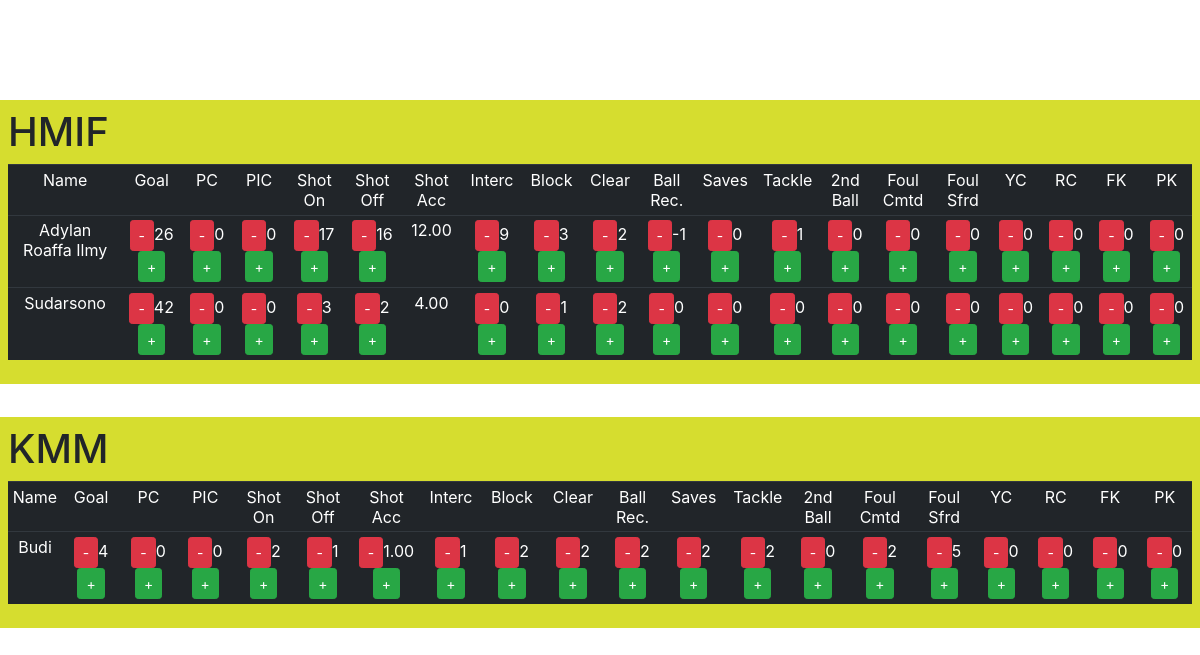
The app's page /match/1/ingame, older data.
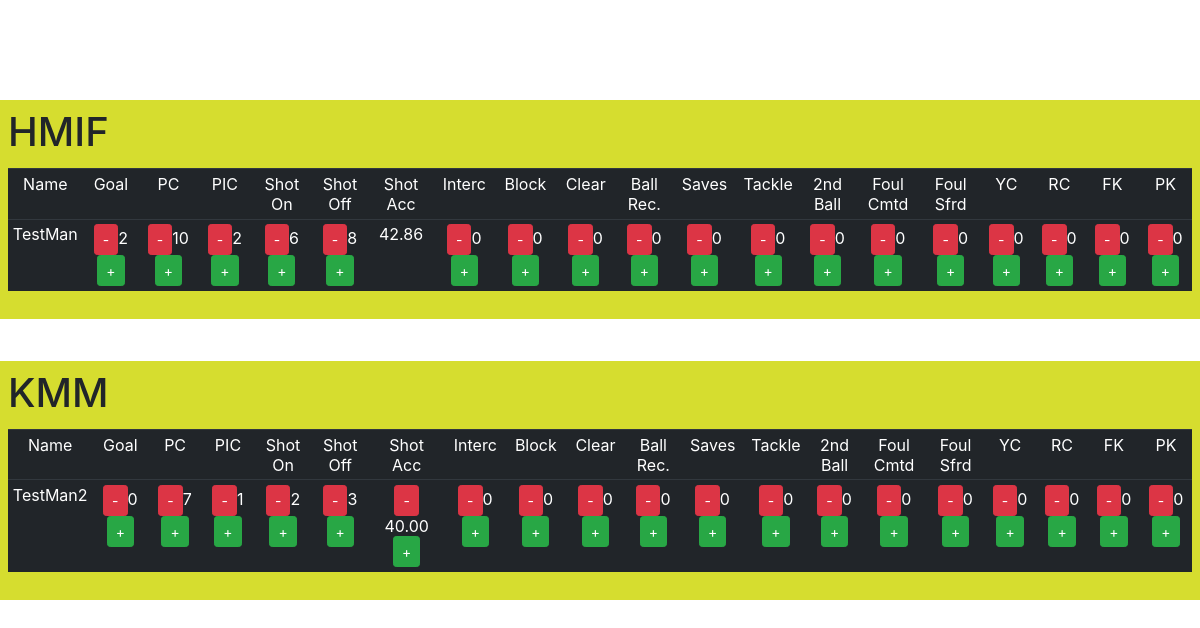
The same page, newer data.
### stats/models.py (models this page shows, shortened)
class Team(models.Model):
    class Meta:
        ordering = ['-points',]
    name = models.TextField()
    points = models.IntegerField(default=0)
    goal_for = models.IntegerField(default=0)
    goal_against = models.IntegerField(default=0)
    win = models.IntegerField(default=0)
    lose = models.IntegerField(default=0)
    draw = models.IntegerField(default=0)

class Player(models.Model):
    class Meta:
        ordering = ['NIM',]
    NIM = models.IntegerField(primary_key=True)
    name = models.TextField()
    team = models.ForeignKey(Team, related_name="team", on_delete=models.CASCADE, null=True)
    goal = models.IntegerField(default=0)
    pass_complete = models.IntegerField(default=0)
    pass_incomplete = models.IntegerField(default=0)
    shot_on_target = models.IntegerField(default=0)
    shot_off_target = models.IntegerField(default=0)
    shot_percentage = models.DecimalField(max_digits = 5, decimal_places = 2, default=0)
    intercept = models.IntegerField(default=0)
    block = models.IntegerField(default=0)
    clearance = models.IntegerField(default=0)
    ball_recovery = models.IntegerField(default=0)
    saves = models.IntegerField(default=0)
    tackle = models.IntegerField(default=0)
    second_ball = models.IntegerField(default=0)
    fouls_committed = models.IntegerField(default=0)
    fouls_suffered = models.IntegerField(default=0)
    yellow_card = models.IntegerField(default=0)
    red_card = models.IntegerField(default=0)
    free_kick = models.IntegerField(default=0)
    penalty_kick = models.IntegerField(default=0)

### stats/views.py (the view)
# urls.py: path('match/<int:pk>/ingame',views.MatchInGameView.as_view(), name ='match_in_game')
class MatchInGameView(DetailView):
    model = Match
    context_object_name = 'match'
    template_name = 'match_in_game.html'
    def get_context_data(self, **kwargs):
        context = super().get_context_data(**kwargs)
        context['home_team'] = Team.objects.get(id = self.object.home_team.id)
        context['home_team_players'] = Player.objects.filter(team=context['home_team'])
        context['away_team'] = Team.objects.get(id = self.object.away_team.id)
        context['away_team_players'] = Player.objects.filter(team=context['away_team'])
        return context

### templates/match_in_game.html (shortened to what this page needs)
{% extends 'base.html' %}
{% block content %}
<div class="match_in_game">
      <div class="home_team">
        <div class="team_detail">
          <h1 class="text-center">{{ home_team.name }}</h1>
        </div>
        <div class="team_players">
          <table class="table table-dark text-center table-sm">
            <thead>
              <tr>
                <td>Name</td>
                <td>Goal</td>
                <td>PC</td>
                <td>PIC</td>
                <td>Shot On</td>
                <td>Shot Off</td>
                <td>Shot Acc</td>
                <td>Interc</td>
                <td>Block</td>
                <td>Clear</td>
                <td>Ball Rec.</td>
                <td>Saves</td>
                <td>Tackle</td>
                <td>2nd Ball</td>
                <td>Foul Cmtd</td>
                <td>Foul Sfrd</td>
                <td>YC</td>
                <td>RC</td>
                <td>FK</td>
                <td>PK</td>
              </tr>
            </thead>
            <tbody>
              {% for player in home_team_players %}
              <tr>
              <td>{{player.name}}</td>
                <td><button class="btn btn-danger goal btn-sm" id="goal-min-{{player.pk}}-home">-</button><span id="goal-val-{{player.pk}}-home">{{player.goal}}</span><button class="btn btn-success goal btn-sm" id="goal-plus-{{player.pk}}-home">+</button></td>
                <td><button class="btn btn-danger pass_complete btn-sm" id="pass_complete-min-{{player.pk}}-home">-</button><span id="pass_complete-val-{{player.pk}}-home">{{player.pass_complete}}</span> <button class="btn btn-success pass_complete btn-sm" id="pass_complete-plus-{{player.pk}}-home">+</button></td>
                <td><button class="btn btn-danger pass_incomplete btn-sm" id="pass_incomplete-min-{{player.pk}}-home">-</button><span id="pass_incomplete-val-{{player.pk}}-home">{{player.pass_incomplete}}</span> <button class="btn btn-success pass_incomplete btn-sm" id="pass_incomplete-plus-{{player.pk}}-home">+</button></td>
                <td><button class="btn btn-danger shot_on_target btn-sm" id="shot_on_target-min-{{player.pk}}-home">-</button><span id="shot_on_target-val-{{player.pk}}-home">{{player.shot_on_target}}</span> <button class="btn btn-success shot_on_target btn-sm" id="shot_on_target-plus-{{player.pk}}-home">+</button></td>
                <td><button class="btn btn-danger shot_off_target btn-sm" id="shot_off_target-min-{{player.pk}}-home">-</button><span id="shot_off_target-val-{{player.pk}}-home">{{player.shot_off_target}}</span><button class="btn btn-success shot_off_target btn-sm" id="shot_off_target-plus-{{player.pk}}-home">+</button></td>
                <td><span id="shot_percentage-val-{{player.pk}}-home">{{player.shot_percentage}}</span></td>
                <td><button class="btn btn-danger intercept btn-sm" id="intercept-min-{{player.pk}}-home">-</button><span id="intercept-val-{{player.pk}}-home">{{player.intercept}}</span><button class="btn btn-success intercept btn-sm" id="intercept-plus-{{player.pk}}-home">+</button></td>
                <td><button class="btn btn-danger block btn-sm" id="block-min-{{player.pk}}-home">-</button><span id="block-val-{{player.pk}}-home">{{player.block}}</span><button class="btn btn-success block btn-sm" id="block-plus-{{player.pk}}-home">+</button></td>
                <td><button class="btn btn-danger clearance btn-sm" id="clearance-min-{{player.pk}}-home">-</button><span id="clearance-val-{{player.pk}}-home">{{player.clearance}}</span><button class="btn btn-success clearance btn-sm" id="clearance-plus-{{player.pk}}-home">+</button></td>
                <td><button class="btn btn-danger ball_recovery btn-sm" id="ball_recovery-min-{{player.pk}}-home">-</button><span id="ball_recovery-val-{{player.pk}}-home">{{player.ball_recovery}}</span><button class="btn btn-success ball_recovery btn-sm" id="ball_recovery-plus-{{player.pk}}-home">+</button></td>
                <td><button class="btn btn-danger saves btn-sm" id="saves-min-{{player.pk}}-home">-</button><span id="saves-val-{{player.pk}}-home">{{player.saves}}</span><button class="btn btn-success saves btn-sm" id="saves-plus-{{player.pk}}-home">+</button></td>
                <td><button class="btn btn-danger tackle btn-sm" id="tackle-min-{{player.pk}}-home">-</button><span id="tackle-val-{{player.pk}}-home">{{player.tackle}}</span><button class="btn btn-success tackle btn-sm" id="tackle-plus-{{player.pk}}-home">+</button></td>
                <td><button class="btn btn-danger second_ball btn-sm" id="second_ball-min-{{player.pk}}-home">-</button><span id="second_ball-val-{{player.pk}}-home">{{player.second_ball}}</span><button class="btn btn-success second_ball btn-sm" id="second_ball-plus-{{player.pk}}-home">+</button></td>
                <td><button class="btn btn-danger fouls_committed btn-sm" id="fouls_committed-min-{{player.pk}}-home">-</button><span id="fouls_committed-val-{{player.pk}}-home">{{player.fouls_committed}}</span><button class="btn btn-success fouls_committed btn-sm" id="fouls_committed-plus-{{player.pk}}-home">+</button></td>
                <td><button class="btn btn-danger fouls_suffered btn-sm" id="fouls_suffered-min-{{player.pk}}-home">-</button><span id="fouls_suffered-val-{{player.pk}}-home">{{player.fouls_suffered}}</span><button class="btn btn-success fouls_suffered btn-sm" id="fouls_suffered-plus-{{player.pk}}-home">+</button></td>
                <td><button class="btn btn-danger yellow_card btn-sm" id="yellow_card-min-{{player.pk}}-home">-</button><span id="yellow_card-val-{{player.pk}}-home">{{player.yellow_card}}</span><button class="btn btn-success yellow_card btn-sm" id="yellow_card-plus-{{player.pk}}-home">+</button></td>
                <td><button class="btn btn-danger red_card btn-sm" id="red_card-min-{{player.pk}}-home">-</button><span id="red_card-val-{{player.pk}}-home">{{player.red_card}}</span><button class="btn btn-success red_card btn-sm" id="red_card-plus-{{player.pk}}-home">+</button></td>
                <td><button class="btn btn-danger free_kick btn-sm" id="free_kick-min-{{player.pk}}-home">-</button><span id="free_kick-val-{{player.pk}}-home">{{player.free_kick}}</span><button class="btn btn-success free_kick btn-sm" id="free_kick-plus-{{player.pk}}-home">+</button></td>
                <td><button class="btn btn-danger penalty_kick btn-sm" id="penalty_kick-min-{{player.pk}}-home">-</button><span id="penalty_kick-val-{{player.pk}}-home">{{player.penalty_kick}}</span><button class="btn btn-success penalty_kick btn-sm" id="penalty_kick-plus-{{player.pk}}-home">+</button></td>
              </tr>
              {% endfor %}
            </tbody>
          </table>
        </div>
      </div>
      <div class="away_team ">
        <div class="team_detail">
          <h1 class="text-center">{{ away_team.name }}</h1>
        </div>
        <div class="team_players">
          <table class="table table-dark text-center table-sm">
            <thead>
              <tr>
                <td>Name</td>
                <td>Goal</td>
                <td>PC</td>
                <td>PIC</td>
                <td>Shot On</td>
                <td>Shot Off</td>
                <td>Shot Acc</td>
                <td>Interc</td>
                <td>Block</td>
                <td>Clear</td>
                <td>Ball Rec.</td>
                <td>Saves</td>
                <td>Tackle</td>
                <td>2nd Ball</td>
                <td>Foul Cmtd</td>
                <td>Foul Sfrd</td>
                <td>YC</td>
                <td>RC</td>
                <td>FK</td>
                <td>PK</td>
              </tr>
            </thead>
            <tbody>
              {% for player in away_team_players %}
              <tr>
                <td>{{player.name}}</td>
                <td><button class="btn btn-danger goal btn-sm" id="goal-min-{{player.pk}}-away">-</button><span id="goal-val-{{player.pk}}-away">{{player.goal}}</span><button class="btn btn-success goal btn-sm" id="goal-plus-{{player.pk}}-away">+</button></td>
                <td><button class="btn btn-danger pass_complete btn-sm" id="pass_complete-min-{{player.pk}}-away">-</button><span id="pass_complete-val-{{player.pk}}-away">{{player.pass_complete}}</span> <button class="btn btn-success pass_complete btn-sm" id="pass_complete-plus-{{player.pk}}-away">+</button></td>
                <td><button class="btn btn-danger pass_incomplete btn-sm" id="pass_incomplete-min-{{player.pk}}-away">-</button><span id="pass_incomplete-val-{{player.pk}}-away">{{player.pass_incomplete}}</span> <button class="btn btn-success pass_incomplete btn-sm" id="pass_incomplete-plus-{{player.pk}}-away">+</button></td>
                <td><button class="btn btn-danger shot_on_target btn-sm" id="shot_on_target-min-{{player.pk}}-away">-</button><span id="shot_on_target-val-{{player.pk}}-away">{{player.shot_on_target}}</span> <button class="btn btn-success shot_on_target btn-sm" id="shot_on_target-plus-{{player.pk}}-away">+</button></td>
                <td><button class="btn btn-danger shot_off_target btn-sm" id="shot_off_target-min-{{player.pk}}-away">-</button><span id="shot_off_target-val-{{player.pk}}-away">{{player.shot_off_target}}</span><button class="btn btn-success shot_off_target btn-sm" id="shot_off_target-plus-{{player.pk}}-away">+</button></td>
                <td><button class="btn btn-danger shot_percentage btn-sm" id="shot_percentage-min-{{player.pk}}-away">-</button><span id="shot_percentage-val-{{player.pk}}-away">{{player.shot_percentage}}</span><button class="btn btn-success shot_percentage btn-sm" id="shot_percentage-plus-{{player.pk}}-away">+</button></td>
                <td><button class="btn btn-danger intercept btn-sm" id="intercept-min-{{player.pk}}-away">-</button><span id="intercept-val-{{player.pk}}-away">{{player.intercept}}</span><button class="btn btn-success intercept btn-sm" id="intercept-plus-{{player.pk}}-away">+</button></td>
                <td><button class="btn btn-danger block btn-sm" id="block-min-{{player.pk}}-away">-</button><span id="block-val-{{player.pk}}-away">{{player.block}}</span><button class="btn btn-success block btn-sm" id="block-plus-{{player.pk}}-away">+</button></td>
                <td><button class="btn btn-danger clearance btn-sm" id="clearance-min-{{player.pk}}-away">-</button><span id="clearance-val-{{player.pk}}-away">{{player.clearance}}</span><button class="btn btn-success clearance btn-sm" id="clearance-plus-{{player.pk}}-away">+</button></td>
                <td><button class="btn btn-danger ball_recovery btn-sm" id="ball_recovery-min-{{player.pk}}-away">-</button><span id="ball_recovery-val-{{player.pk}}-away">{{player.ball_recovery}}</span><button class="btn btn-success ball_recovery btn-sm" id="ball_recovery-plus-{{player.pk}}-away">+</button></td>
                <td><button class="btn btn-danger saves btn-sm" id="saves-min-{{player.pk}}-away">-</button><span id="saves-val-{{player.pk}}-away">{{player.saves}}</span><button class="btn btn-success saves btn-sm" id="saves-plus-{{player.pk}}-away">+</button></td>
                <td><button class="btn btn-danger tackle btn-sm" id="tackle-min-{{player.pk}}-away">-</button><span id="tackle-val-{{player.pk}}-away">{{player.tackle}}</span><button class="btn btn-success tackle btn-sm" id="tackle-plus-{{player.pk}}-away">+</button></td>
                <td><button class="btn btn-danger second_ball btn-sm" id="second_ball-min-{{player.pk}}-away">-</button><span id="second_ball-val-{{player.pk}}-away">{{player.second_ball}}</span><button class="btn btn-success second_ball btn-sm" id="second_ball-plus-{{player.pk}}-away">+</button></td>
                <td><button class="btn btn-danger fouls_committed btn-sm" id="fouls_committed-min-{{player.pk}}-away">-</button><span id="fouls_committed-val-{{player.pk}}-away">{{player.fouls_committed}}</span><button class="btn btn-success fouls_committed btn-sm" id="fouls_committed-plus-{{player.pk}}-away">+</button></td>
                <td><button class="btn btn-danger fouls_suffered btn-sm" id="fouls_suffered-min-{{player.pk}}-away">-</button><span id="fouls_suffered-val-{{player.pk}}-away">{{player.fouls_suffered}}</span><button class="btn btn-success fouls_suffered btn-sm" id="fouls_suffered-plus-{{player.pk}}-away">+</button></td>
                <td><button class="btn btn-danger yellow_card btn-sm" id="yellow_card-min-{{player.pk}}-away">-</button><span id="yellow_card-val-{{player.pk}}-away">{{player.yellow_card}}</span><button class="btn btn-success yellow_card btn-sm" id="yellow_card-plus-{{player.pk}}-away">+</button></td>
                <td><button class="btn btn-danger red_card btn-sm" id="red_card-min-{{player.pk}}-away">-</button><span id="red_card-val-{{player.pk}}-away">{{player.red_card}}</span><button class="btn btn-success red_card btn-sm" id="red_card-plus-{{player.pk}}-away">+</button></td>
                <td><button class="btn btn-danger free_kick btn-sm" id="free_kick-min-{{player.pk}}-away">-</button><span id="free_kick-val-{{player.pk}}-away">{{player.free_kick}}</span><button class="btn btn-success free_kick btn-sm" id="free_kick-plus-{{player.pk}}-away">+</button></td>
                <td><button class="btn btn-danger penalty_kick btn-sm" id="penalty_kick-min-{{player.pk}}-away">-</button><span id="penalty_kick-val-{{player.pk}}-away">{{player.penalty_kick}}</span><button class="btn btn-success penalty_kick btn-sm" id="penalty_kick-plus-{{player.pk}}-away">+</button></td>
              </tr>
              {% endfor %}
            </tbody>
          </table>
        </div>
      </div>
  </div>
{% endblock content %}

### templates/base.html (shortened to what this page needs)
{% load staticfiles %}
<html>
<head>
  <link rel="stylesheet" href="{% static 'base.css'%} "/>
</head>
<body>
<div class="main">
  {% block content %}
  {% endblock content %}
</div>
  <link rel="stylesheet" href="https://maxcdn.bootstrapcdn.com/bootstrap/4.0.0-beta.3/css/bootstrap.min.css">
</body>
</html>

### static/base.css (style rules this page uses)
.main { margin: 0 auto; margin-top: 100px; width:100%; }
.match_in_game { display: grid; min-height: 500px; grid-template-columns: repeat(12,1fr); }
.match_in_game .home_team, .match_in_game .away_team { padding :8px; min-height: 200px; height: 100%; background: #d6dd2f; grid-column: span 12; display: grid; grid-template-columns: repeat(12,1fr); }
.team_players { grid-column : span 12; }

Row changes from the older to the newer data that the page shows:
removed Player: name "Adylan Roaffa Ilmy", goal "26", pass_complete "0", pass_incomplete "0", shot_on_target "17", shot_off_target "16", shot_percentage "12.00", intercept "9", block "3", clearance "2", ball_recovery "-1", saves "0", tackle "1", second_ball "0", fouls_committed "0", fouls_suffered "0", yellow_card "0", red_card "0", free_kick "0", penalty_kick "0", shown under "HMIF"
removed Player: name "Sudarsono", goal "42", pass_complete "0", pass_incomplete "0", shot_on_target "3", shot_off_target "2", shot_percentage "4.00", intercept "0", block "1", clearance "2", ball_recovery "0", saves "0", tackle "0", second_ball "0", fouls_committed "0", fouls_suffered "0", yellow_card "0", red_card "0", free_kick "0", penalty_kick "0", shown under "HMIF"
removed Player: name "Budi", goal "4", pass_complete "0", pass_incomplete "0", shot_on_target "2", shot_off_target "1", shot_percentage "1.00", intercept "1", block "2", clearance "2", ball_recovery "2", saves "2", tackle "2", second_ball "0", fouls_committed "2", fouls_suffered "5", yellow_card "0", red_card "0", free_kick "0", penalty_kick "0", shown under "KMM"
added Player: name "TestMan", goal "2", pass_complete "10", pass_incomplete "2", shot_on_target "6", shot_off_target "8", shot_percentage "42.86", intercept "0", block "0", clearance "0", ball_recovery "0", saves "0", tackle "0", second_ball "0", fouls_committed "0", fouls_suffered "0", yellow_card "0", red_card "0", free_kick "0", penalty_kick "0", shown under "HMIF"
added Player: name "TestMan2", goal "0", pass_complete "7", pass_incomplete "1", shot_on_target "2", shot_off_target "3", shot_percentage "40.00", intercept "0", block "0", clearance "0", ball_recovery "0", saves "0", tackle "0", second_ball "0", fouls_committed "0", fouls_suffered "0", yellow_card "0", red_card "0", free_kick "0", penalty_kick "0", shown under "KMM"
